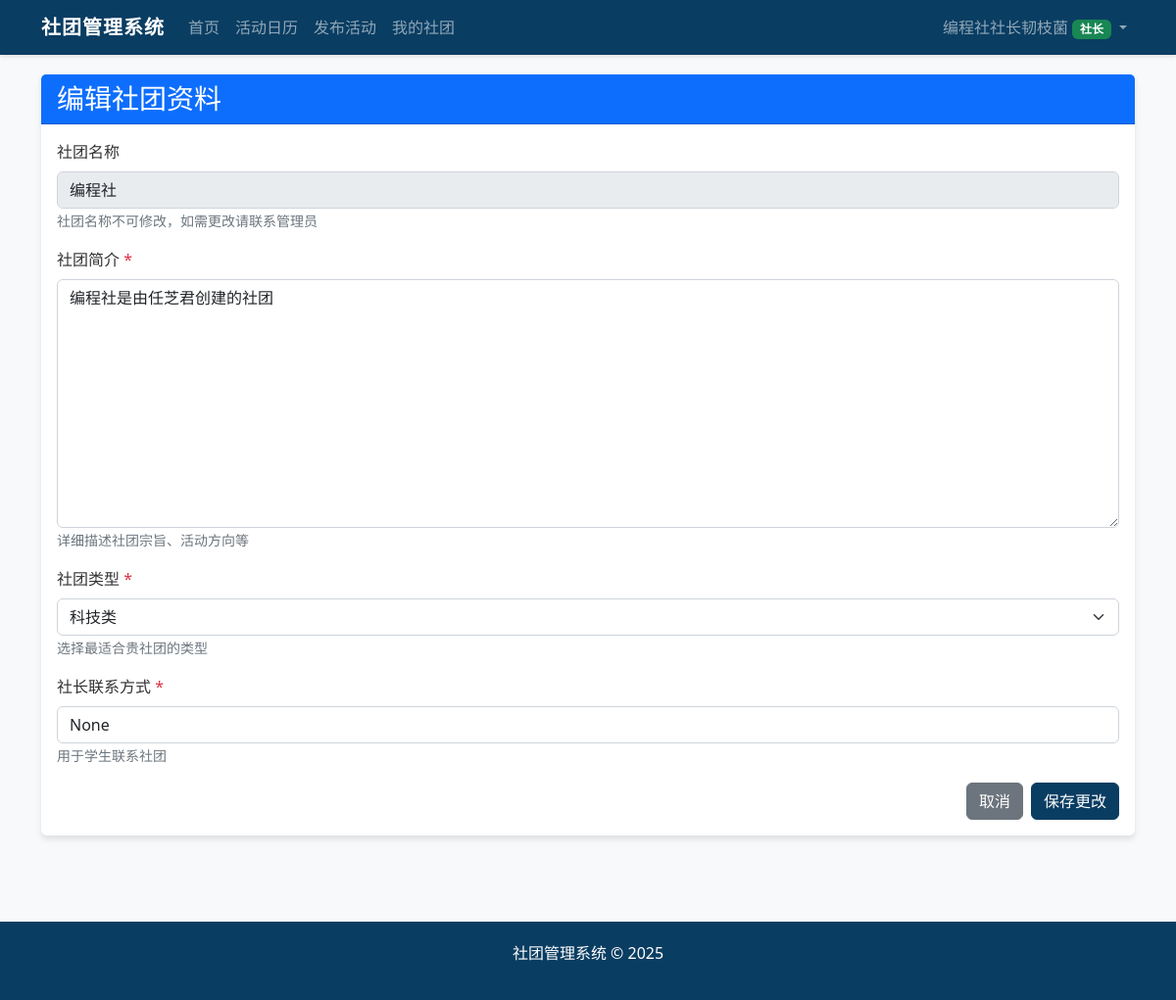
Screenshot of /club/edit_club_profile (signed in) with the database file from the repository.
### app/models.py (models this page shows, shortened)
class User(UserMixin, db.Model):
    __tablename__ = "users"
    id = db.Column(db.Integer, primary_key=True)
    username = db.Column(db.String(64), unique=True, index=True)
    password = db.Column(db.String(128))
    role = db.Column(db.String(20))  # super_admin, admin, club_leader, club_teacher, union, student
    real_name = db.Column(db.String(64))
    class_name = db.Column(db.String(64))  # 针对学生
    email = db.Column(db.String(120))
    phone = db.Column(db.String(20))
    leader_id = db.Column(db.Integer, db.ForeignKey('users.id'), nullable=True)
    is_approved = db.Column(db.Boolean, default=False)
    club_name = db.Column(db.String(64), nullable=True)
    created_at = db.Column(db.DateTime, default=datetime.utcnow)
    teachers = db.relationship('User', backref=db.backref('leader', remote_side=[id]), foreign_keys=[leader_id])
    @property
    def is_club_leader(self):
        return self.role == ROLE_CLUB_LEADER

class Club(db.Model):
    __tablename__ = "clubs"
    id = db.Column(db.Integer, primary_key=True)
    name = db.Column(db.String(64), unique=True)
    description = db.Column(db.Text)
    president_contact = db.Column(db.String(64))
    type = db.Column(db.String(64))   # 社团类型：科技类、公益类、学术类、活动类、文化类、体育类、艺术类
    score = db.Column(db.Float, default=0)   # 社团分数
    leader_id = db.Column(db.Integer, db.ForeignKey('users.id'), nullable=True)
    teacher_id = db.Column(db.Integer, db.ForeignKey('users.id'), nullable=True)
    creator_id = db.Column(db.Integer, db.ForeignKey('users.id'), nullable=True)
    created_at = db.Column(db.DateTime, default=datetime.utcnow)
    activities = db.relationship('Activity', backref='club', lazy='dynamic')
    leader = db.relationship('User', foreign_keys=[leader_id], backref='led_club')
    teacher = db.relationship('User', foreign_keys=[teacher_id], backref='guided_club')
    creator = db.relationship('User', foreign_keys=[creator_id], backref='created_clubs')

### app/views/club.py (the view, shortened to what this page needs)
@club_bp.route('/edit_club_profile', methods=['GET', 'POST'])
@login_required
@require_club_leader
def edit_club_profile():
    club = Club.query.filter_by(leader_id=current_user.id).first()
    if not club:
        flash('您还没有管理的社团')
        return redirect(url_for('main.index'))
    club_types = ['科技类', '公益类', '学术类', '活动类', '文化类', '体育类', '艺术类']
    return render_template('club/edit_profile.html', club=club, club_types=club_types)

### app/views/auth.py (called while the page is built)
@login_manager.user_loader
def load_user(user_id):
    return User.query.get(int(user_id))

### app/views/club.py (called while the page is built)
def require_club_leader(f):
    @wraps(f)
    def decorated_function(*args, **kwargs):
        if not current_user.is_authenticated or not current_user.is_club_leader or not current_user.is_approved:
            abort(403)
        return f(*args, **kwargs)
    return decorated_function

### app/templates/club/edit_profile.html (shortened to what this page needs)
{% extends "layout.html" %}
{% block content %}
<div class="card">
    <div class="card-header bg-primary text-white">
        <h3 class="mb-0">编辑社团资料</h3>
    </div>
    <div class="card-body">
        <form method="post">
            <div class="mb-3">
                <label for="name" class="form-label">社团名称</label>
                <input type="text" class="form-control" id="name" value="{{ club.name }}" disabled>
                <small class="text-muted">社团名称不可修改，如需更改请联系管理员</small>
            </div>
            <div class="mb-3">
                <label for="description" class="form-label">社团简介 <span class="text-danger">*</span></label>
                <textarea class="form-control" id="description" name="description" rows="10" required>{{ club.description }}</textarea>
                <small class="text-muted">详细描述社团宗旨、活动方向等</small>
            </div>
            <div class="mb-3">
                <label for="type" class="form-label">社团类型 <span class="text-danger">*</span></label>
                <select class="form-select" id="type" name="type" required>
                    {% for type in club_types %}
                        <option value="{{ type }}" {% if club.type == type %}selected{% endif %}>{{ type }}</option>
                    {% endfor %}
                </select>
                <small class="text-muted">选择最适合贵社团的类型</small>
            </div>
            <div class="mb-3">
                <label for="president_contact" class="form-label">社长联系方式 <span class="text-danger">*</span></label>
                <input type="text" class="form-control" id="president_contact" name="president_contact" value="{{ club.president_contact }}" required>
                <small class="text-muted">用于学生联系社团</small>
            </div>
            <div class="d-grid gap-2 d-md-flex justify-content-md-end">
                <a href="{{ url_for('club.my_club') }}" class="btn btn-secondary">取消</a>
                <button type="submit" class="btn btn-primary">保存更改</button>
            </div>
        </form>
    </div>
</div>
{% endblock %}

### app/templates/layout.html (shortened to what this page needs)
<!DOCTYPE html>
<html lang="zh-CN">
<head>
    <link rel="stylesheet" href="https://cdn.jsdelivr.net/npm/bootstrap@5.2.3/dist/css/bootstrap.min.css">
    <link rel="stylesheet" href="https://cdn.jsdelivr.net/npm/bootstrap-icons@1.10.0/font/bootstrap-icons.css">
</head>
<body>
    <nav class="navbar navbar-expand-lg navbar-dark">
        <div class="container-xl">
            <a class="navbar-brand" href="/">社团管理系统</a>
            <div class="collapse navbar-collapse" id="navbarNav">
                <ul class="navbar-nav me-auto">
                    <li class="nav-item">
                        <a class="nav-link" href="/">首页</a>
                    </li>
                    <li class="nav-item">
                        <a class="nav-link" href="{{ url_for('main.activity_calendar') }}">活动日历</a>
                    </li>
                    {% if current_user.is_authenticated %}
                        {% if current_user.role == 'club_leader' %}
                            <li class="nav-item">
                                <a class="nav-link" href="{{ url_for('club.new_activity') }}">发布活动</a>
                            </li>
                            <li class="nav-item">
                                <a class="nav-link" href="{{ url_for('club.my_club') }}">我的社团</a>
                            </li>
                        {% endif %}
                    {% endif %}
                </ul>
                <ul class="navbar-nav">
                    {% if current_user.is_authenticated %}
                        <li class="nav-item dropdown">
                            <a class="nav-link dropdown-toggle" href="#" id="userDropdown" role="button" data-bs-toggle="dropdown">
                                {{ current_user.username }}
                                {% if current_user.role == 'super_admin' %}
                                    <span class="badge bg-danger">超级管理员</span>
                                {% elif current_user.role == 'admin' %}
                                    <span class="badge bg-warning">管理员</span>
                                {% elif current_user.role == 'club_leader' %}
                                    <span class="badge bg-success">社长</span>
                                {% elif current_user.role == 'club_teacher' %}
                                    <span class="badge bg-info">指导老师</span>
                                {% elif current_user.role == 'union' %}
                                    <span class="badge bg-primary">社联</span>
                                {% elif current_user.role == 'student' %}
                                    <span class="badge bg-secondary">学生</span>
                                {% endif %}
                            </a>
                        </li>
                    {% endif %}
                </ul>
            </div>
        </div>
    </nav>
    <div class="content-wrapper">
        <div class="container-xl">
            {% block content %}{% endblock %}
        </div>
    </div>
    <footer class="mt-5">
        <div class="container text-center">
            <p>社团管理系统 &copy; 2025</p>
        </div>
    </footer>
</body>
</html>

### app/templates/layout.html (style rules this page uses)
:root { --primary-color: #0a3d62; --secondary-color: #3c6382; --accent-color: #60a3bc; --light-bg: #f8f9fa; --dark-text: #333; }
body { font-family: "Microsoft YaHei", "Segoe UI", Roboto, sans-serif; background-color: var(--light-bg); color: var(--dark-text); min-height: 100vh; display: flex; flex-direction: column; }
.navbar { background-color: var(--primary-color) !important; box-shadow: 0 2px 4px rgba(0, 0, 0, 0.1); }
.navbar-brand { font-weight: bold; letter-spacing: 1px; }
.card { box-shadow: 0 4px 6px rgba(0, 0, 0, 0.1); border: none; margin-bottom: 20px; }
.card-header { font-weight: bold; background-color: var(--primary-color); color: white; }
.btn-primary { background-color: var(--primary-color); border-color: var(--primary-color); }
footer { background-color: var(--primary-color); color: white; padding: 20px 0; margin-top: auto; }
.container-xl { max-width: 1400px; width: 95%; }
.content-wrapper { flex: 1; padding: 20px 0; }

### rows the page displays
User: username "编程社社长韧枝菌"
Club: name "编程社", description "编程社是由任芝君创建的社团", type "科技类", president_contact "None"
